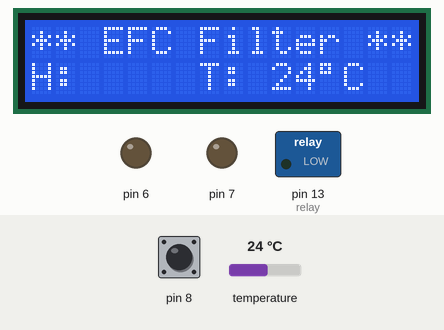
A sketch run on a simulated Arduino Uno, built with avr-gcc and run on an emulated ATmega328P. Shown: 16×2 character LCD, switched loads named in the sketch (green lamp = pin HIGH), output pins drawn as LEDs (lit = HIGH). The inputs (shaded band) are chosen by the test bench; at power-on: temperature 24 °C, pin 8 HIGH. What the sketch prints to the serial monitor is not drawn.

Above: at 1.2 s.
1.3 s: temperature set to 7 °C
At 6.1 s:
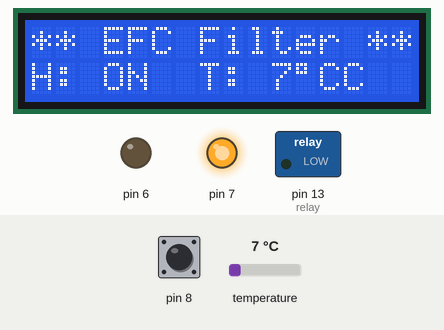
6.6 s: temperature set to 12 °C
At 11.3 s:
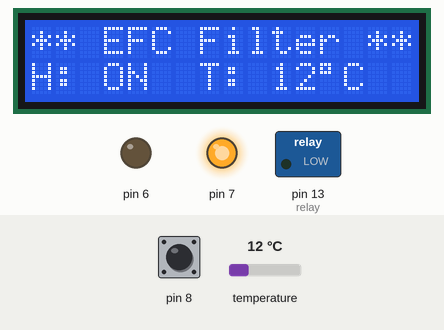
11.7 s: temperature set to 19 °C
At 16.4 s:
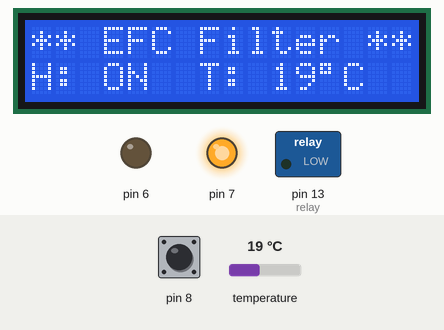
Timing chart, 0 to 17.9 s (numbered marks = the images above; inputs shaded):
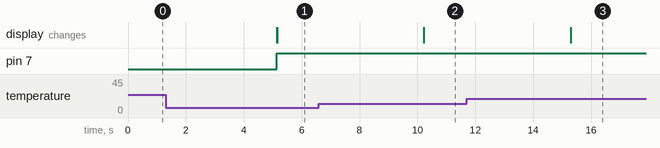

The sketch:

DS18B20-based-Pump-On-OFF-WITH-LCD.ino
```cpp
#include <OneWire.h>
#include <LiquidCrystal.h>

int DS18S20_Pin = 9; //DS18S20 Signal pin on digital 2
int relay = 13; // Fan relay on pin 12
int pump_on = 7;
int pump_off = 6;
int pump_in = 8;

LiquidCrystal lcd(11, 10, 5, 4, 3, 2);  // initialize the library with the numbers of the interface pins

//Temp settings in celsius you must keep it with dot and value after dot
int high_temp = 99.00;
int norm_temp = 94.00;

//Temperature chip i/o
OneWire ds(DS18S20_Pin);  // ds18b20 on digital pin 2 or change to your ditial pin number

void setup(void) {

	// set up the LCD's number of columns and rows:
	lcd.begin(16, 2);


  Serial.begin(9600);
  pinMode(relay, OUTPUT);
  digitalWrite(relay, LOW); // Make relay off be default to prevent clicking at startup
  pinMode(7, OUTPUT);
  pinMode(6, OUTPUT);
  pinMode(8, INPUT_PULLUP);

}

void loop(void) {
  int temperature = getTemp();
  Serial.println(temperature); //Print in serial current temp
  Serial.println(high_temp); //Print in serial predefined high temp when fan will turn on
  Serial.println(norm_temp); //Print in serial predefined normal temp when fan will turn off


  int sensorVal = digitalRead(8);


  	lcd.setCursor(0, 0);
	lcd.print("** EFC Filter **");


  lcd.setCursor(0, 1);
	lcd.print("H: ");
	lcd.setCursor(7, 1);
	lcd.print("T: ");
	lcd.setCursor(10,1);
	lcd.print(temperature, DEC);
	lcd.print((char)223);
	lcd.print("C");


  delay (5000); // Make some delay to see values in serial monitor

  if (getTemp() >= high_temp) // FAN goes ON  when water reach high temp
         {
          digitalWrite(relay, HIGH);
          lcd.setCursor(3, 1);
	      lcd.print("OFF ");
         }
  if (getTemp() <= norm_temp) // Fan goes OFF when temp become normal
         {
          digitalWrite(relay, LOW);
          lcd.setCursor(3, 1);
	      lcd.print("ON ");
          }


     if (sensorVal == HIGH) {
		digitalWrite(7,HIGH);

	} else {
		digitalWrite(6,LOW);
		delay(1);

	}


  }

//////////////////////////////////////////////////////////////////////////////////////////////////////// Working with DS18B20
int getTemp(){
  //returns the temperature from one DS18S20 in DEG Celsius

  byte data[12];
  byte addr[8];

  if ( !ds.search(addr)) {
      //no more sensors on chain, reset search
      ds.reset_search();
      return -1000;
  }

  if ( OneWire::crc8( addr, 7) != addr[7]) {
      Serial.println("CRC is not valid!");
      return -1000;
  }

  if ( addr[0] != 0x10 && addr[0] != 0x28) {
      Serial.print("Device is not recognized");
      return -1000;
  }

  ds.reset();
  ds.select(addr);
  ds.write(0x44,1); // start conversion, with parasite power on at the end

  byte present = ds.reset();
  ds.select(addr);
  ds.write(0xBE); // Read Scratchpad


  for (int i = 0; i < 9; i++) { // we need 9 bytes
    data[i] = ds.read();
  }

  ds.reset_search();

  byte MSB = data[1];
  byte LSB = data[0];

  int tempRead = ((MSB << 8) | LSB); //using two's compliment
  int TemperatureSum = tempRead / 16;

  return TemperatureSum;


}
```

Measured:
- after the input at 1.3 s, the display: first differs from a run without the input after 3.9 s (image 1)
- after the input at 6.6 s, the display: changes after 3.6 s (image 2)
- after the input at 11.7 s, the display: changes after 3.6 s (image 3)
